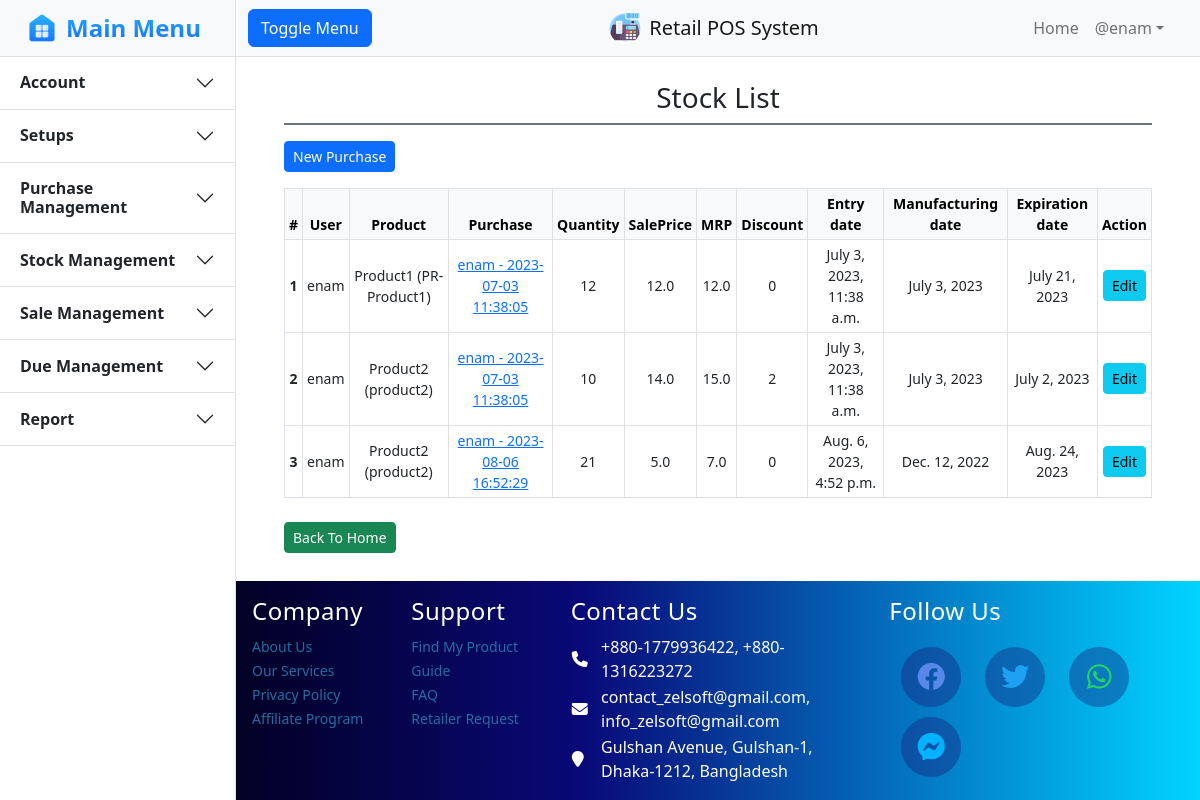
Page /stock/index/ (signed in) on the committed database.
### core/models.py (models this page shows, shortened)
class Stock(models.Model):
    user = models.ForeignKey(settings.AUTH_USER_MODEL, on_delete=models.SET_NULL, blank=True, null=True)
    product = models.ForeignKey(Product, on_delete=models.CASCADE)
    purchase = models.ForeignKey(Purchase, on_delete=models.SET_NULL, blank=True, null=True)
    purchasedetail = models.ForeignKey(PurchaseDetail, on_delete=models.SET_NULL, blank=True, null=True)
    quantity = models.IntegerField(default=0)
    sold = models.IntegerField(default=0)
    tradePrice = models.FloatField()
    salePrice = models.FloatField()
    mrp = models.FloatField()
    discount = models.IntegerField(default=0)
    entryDate = models.DateTimeField(null=True, blank=True)
    manufacturingDate = models.DateField(null=True, blank=True)
    expirationDate = models.DateField(null=True, blank=True)

class Product(models.Model):
    title = models.CharField(max_length=100)
    company = models.ForeignKey(Company, on_delete=models.SET_NULL, blank=True, null=True)
    productCode = models.CharField(max_length=100)
    category = models.ForeignKey(Category, on_delete=models.SET_NULL, blank=True, null=True)
    description = models.TextField()
    image = models.ImageField(upload_to='images/', blank=True, null=True)
    lowStockLimit = models.FloatField()
    unit = models.CharField(choices=Unit, max_length=20)
    def __str__(self):
        return f'{self.title} ({self.productCode})'

class Purchase(models.Model):
    user = models.ForeignKey(settings.AUTH_USER_MODEL, on_delete=models.PROTECT)
    company = models.ForeignKey(Company, on_delete=models.PROTECT)
    supplier = models.ForeignKey(Supplier, on_delete=models.PROTECT)
    invoice = models.CharField(max_length=100)
    totalPrice = models.FloatField()
    note = models.TextField(null=True, blank=True)
    entryDate = models.DateTimeField(null=True, blank=True)
    def __str__(self):
        return f'{self.user} - {self.entryDate.strftime("%Y-%m-%d %H:%M:%S")}'

### core/decorators.py (the view)
        def wrapper_func(request, *args, **kwargs):
            group = None
            if request.user.groups.exists():
                group = request.user.groups.all()[0].name
            else:
                return redirect("login")
            if group in allowed_roles:
                return view_func(request, *args, **kwargs)
            else:
                return HttpResponse("You are not authorized to access this page.!!")

### core/templates/stock/index.html (shortened to what this page needs)
{% extends 'core/base/base.html' %}
{% block body %}
    <section class="py-4 px-5">
		<div class="row">
			<div class="container col-sm-12">
                <div class="pb-2 d-flex justify-content-center align-items-center border-bottom border-secondary border-2">
					<h3 class="m-0 mx-2">Stock List</h3>
				</div>
				<div class="mt-3">
					<a class="btn btn-sm btn-primary" href="{% url 'createpurchase' %}">New Purchase</a>
				</div>
                <div class="mt-3">
                    <table class="table table-sm table-bordered table-hover align-middle text-center" style="font-size: 14px;">
                        <thead class="table-light">
                            <tr>
                                <th scope="col">#</th>
                                <th scope="col">User</th>
                                <th scope="col">Product</th>
                                <th scope="col">Purchase</th>
                                <th scope="col">Quantity</th>
                                <th scope="col">SalePrice</th>
                                <th scope="col">MRP</th>
                                <th scope="col">Discount</th>
                                <th scope="col">Entry date</th>
                                <th scope="col">Manufacturing date</th>
                                <th scope="col">Expiration date</th>
                                <th scope="col" class="text-center">Action</th>
                              </tr>
                        </thead>
                        <tbody>
                          {% for data in dataset %}
                            <tr>
                                <th scope="row">{{forloop.counter}}</th>
                                <td>{{data.user}}</td>
                                <td>{{data.product}}</td>
                                <td>
                                    {% if data.purchase != None %}
                                        <a class="" target="_blank" href="{% url 'editpurchase' data.purchase_id %}">{{data.purchase}}</a>
                                    {% endif %}
                                </td>
                                <td>{{data.quantity}}</td>
                                <td>{{data.salePrice}}</td>
                                <td>{{data.mrp}}</td>
                                <td>{{data.discount}}</td>
                                <td>{{data.entryDate}}</td>
                                <td>{{data.manufacturingDate}}</td>
                                <td>{{data.expirationDate}}</td>
								<td class="text-center">
									<a class="btn btn-sm btn-info" href="{% url 'editstock' data.id %}">Edit</a>
								</td>
                            </tr>
                          {% endfor %}
                        </tbody>
                    </table>
                </div>
                <div class="">
                    <div class="col-md-12 text-left pt-2">
                        <a class="btn btn-success btn-sm" href="/home/">Back To Home</a>
                    </div>
				</div>
			</div>
		</div>
	</section>
{% endblock %}

### core/templates/core/base/base.html (shortened to what this page needs)
{% load static %}
<!DOCTYPE html>
<html lang="en">
    <head>
        <link rel="stylesheet" href="https://cdnjs.cloudflare.com/ajax/libs/font-awesome/6.2.0/css/all.min.css" />
        <link rel="stylesheet" href="https://cdn.jsdelivr.net/npm/bootstrap-icons@1.9.1/font/bootstrap-icons.css">
        <link href="https://cdn.jsdelivr.net/npm/bootstrap@5.2.1/dist/css/bootstrap.min.css" rel="stylesheet">
        <link href="{% static 'core\css\base.css' %}" rel="stylesheet" />
    </head>
    <body>
        <div class="d-flex" id="wrapper">
            <div class="border-end bg-white" id="sidebar-wrapper">
                <div class="sidebar-heading bg-light" style="padding: 8px 0px;">
                    <a href="/" style="padding: 2px;" class="d-flex justify-content-center align-items-center mb-3 mb-md-0 me-md-auto text-dark text-decoration-none">
                        <img src="/static/core/images/home.png" alt="" width="32" height="32">
                        <span class="fs-4 fw-bold text-primary mx-2" height="40"
                            style="background: #27B0FF;
                            background: linear-gradient(to bottom, #27B0FF 0%, #187BFF 75%);
                            -webkit-background-clip: text;
                            -webkit-text-fill-color: transparent;">Main Menu</span>
                    </a>
                </div>
                <div class="accordion accordion-flush" id="accordionFlushExample" style="width: 235px;">
                    <div class="accordion-item">
                        <h2 class="accordion-header " id="flush-headingOne">
                            <button class="accordion-button fw-semibold collapsed" type="button" data-bs-toggle="collapse" data-bs-target="#flush-collapseOne" aria-expanded="false" aria-controls="flush-collapseOne">
                                Account
                            </button>
                        </h2>
                    </div>
                    <div class="accordion-item">
                        <h2 class="accordion-header" id="flush-headingTwo">
                            <button class="accordion-button fw-semibold collapsed" type="button" data-bs-toggle="collapse" data-bs-target="#flush-collapseTwo" aria-expanded="false" aria-controls="flush-collapseTwo">
                                Setups
                            </button>
                        </h2>
                    </div>
                    <div class="accordion-item">
                        <h2 class="accordion-header" id="flush-headingThree">
                            <button class="accordion-button fw-semibold collapsed" type="button" data-bs-toggle="collapse" data-bs-target="#flush-collapseThree" aria-expanded="false" aria-controls="flush-collapseThree">
                                Purchase Management
                            </button>
                        </h2>
                    </div>
                    <div class="accordion-item">
                        <h2 class="accordion-header" id="flush-headingStock">
                            <button class="accordion-button fw-semibold collapsed" type="button" data-bs-toggle="collapse" data-bs-target="#flush-collapseStock" aria-expanded="false" aria-controls="flush-collapseStock">
                                Stock Management
                            </button>
                        </h2>
                    </div>
                    <div class="accordion-item">
                        <h2 class="accordion-header" id="flush-headingFour">
                            <button class="accordion-button fw-semibold collapsed" type="button" data-bs-toggle="collapse" data-bs-target="#flush-collapseFour" aria-expanded="false" aria-controls="flush-collapseFour">
                                Sale Management
                            </button>
                        </h2>
                    </div>
                    <div class="accordion-item">
                        <h2 class="accordion-header" id="flush-headingFive">
                            <button class="accordion-button fw-semibold collapsed" type="button" data-bs-toggle="collapse" data-bs-target="#flush-collapseFive" aria-expanded="false" aria-controls="flush-collapseFive">
                                Due Management
                            </button>
                        </h2>
                    </div>
                    <div class="accordion-item">
                        <h2 class="accordion-header" id="flush-headingSix">
                            <button class="accordion-button fw-semibold collapsed" type="button" data-bs-toggle="collapse" data-bs-target="#flush-collapseSix" aria-expanded="false" aria-controls="flush-collapseSix">
                                Report
                            </button>
                        </h2>
                    </div>
                </div>
            </div>
            <div id="page-content-wrapper" style="min-height: 100vh; margin:0; display:flex; flex-direction:column;">
                <nav class="navbar navbar-expand-lg navbar-light bg-light border-bottom">
                    <div class="container-fluid">
                        <div class="col-4">
                            <button class="btn btn-primary" id="sidebarToggle">Toggle Menu</button>
                        </div>
                        <div class="col-4 d-flex justify-content-center align-items-center text-center">
                            <img src="/static/core/images/pos1.png" alt="" width="32" height="32">
                            <a class="navbar-brand mx-2" href="/home/">Retail POS System</a>
                        </div>
                        <div class="col-4 collapse navbar-collapse" id="navbarSupportedContent">
                            <ul class="navbar-nav ms-auto me-3 mt-2 mt-lg-0">
                                <li class="nav-item active"><a class="nav-link" href="/home/">Home</a></li>
                                {% if user.is_authenticated %}
                                    <li class="nav-item dropdown">
                                        <a class="nav-link dropdown-toggle" id="navbarDropdown" href="#" role="button" data-bs-toggle="dropdown" aria-haspopup="true" aria-expanded="false">@{{user.username}}</a>
                                    </li>
                                {% else %}
                                    <div class="d-flex justify-content-center ">
                                        <a class="btn btn-success mx-1" href="{% url 'login' %}">Log In</a>
                                    </div>
                                {% endif %}
                            </ul>
                        </div>
                    </div>
                </nav>
                <div class="" style="flex:1;">
                    {% block body %}{% endblock %}
                </div>
                <div class="" id="footer">
                    <footer class="" style="background: linear-gradient(90deg, rgba(2,0,36,1) 0%, rgba(9,9,121,1) 36%, rgba(0,212,255,1) 100%)!important;">
                        <div class="container text-white p-3 text-white">
                            <div class="row">
                                <div class="foot col-lg-2 col-md-2 col-sm-6">
                                    <h4>Company</h4>
                                    <ul class="list-unstyled">
                                        <li><a href="#">About Us</a></li>
                                        <li><a href="#">Our Services</a></li>
                                        <li><a href="#">Privacy Policy</a></li>
                                        <li><a href="#">Affiliate Program</a></li>
                                    </ul>
                                </div>
                                <div class="foot col-lg-2 col-md-2 col-sm-6">
                                    <h4>Support</h4>
                                    <ul class="list-unstyled">
                                        <li><a href="#">Find My Product</a></li>
                                        <li><a href="#">Guide</a></li>
                                        <li><a href="#">FAQ</a></li>
                                        <li><a href="#">Retailer Request</a></li>
                                    </ul>
                                </div>
                                <div class="foot foot2 col-lg-4 col-md-2 col-sm-6">
                                    <h4>Contact Us</h4>
                                    <table border="0" class="pt-3">
                                        <tr>
                                            <th width="10%"><i class="fa fa-phone" aria-hidden="true"></i></th>
                                            <td> +880-1779936422, +880-1316223272</td>
                                        </tr>
                                        <tr>
                                            <th width="10%"><i class="fa fa-envelope" aria-hidden="true"></i></th>
                                            <td> contact_zelsoft@gmail.com, info_zelsoft@gmail.com</td>
                                        </tr>
                                        <tr>
                                            <th width="10%"><i class="fa fa-map-marker" aria-hidden="true"></i></th>
                                            <td> Gulshan Avenue, Gulshan-1, Dhaka-1212, Bangladesh</td>
                                        </tr>
                                    </table>
                                </div>
                                <div class="foot foot2 col-lg-4 col-md-4 col-sm-6">
                                    <h4>Follow Us</h4>
                                    <ul class="social-icons nav justify-content-right mt-3">
                                        <li class="nav-item"><a class="nav-link social link" href="#"><i class="fab fa-facebook fa-2x mt-2" style="color: #5787e9" aria-hidden="true"></i></a></li>
                                        <li class="nav-item"><a class="nav-link social link" href="#"><i class="fab fa-twitter fa-2x mt-2" style="color: #1DA1F2" aria-hidden="true"></i></a></li>
                                        <li class="nav-item"><a class="nav-link social link" href="#"><i class="fab fa-whatsapp fa-2x mt-2" style="color: #25D366" aria-hidden="true"></i></a></li>
                                        <li class="nav-item"><a class="nav-link social link" href="#"><i class="fab fa-facebook-messenger fa-2x mt-2" style="color: #00B2FF" aria-hidden="true"></i></a></li>
                                    </ul>
                                </div>
                            </div>
                        </div>
                    </footer>
                </div>
            </div>
        </div>
    </body>
</html>

### rows in the picture
Stock: user "enam", product "Product1 (PR-Product1)", purchase "enam - 2023-07-03 11:38:05", quantity "12", salePrice "12.0", mrp "12.0", discount "0", entryDate "July 3, 2023, 11:38 a.m.", manufacturingDate "July 3, 2023", expirationDate "July 21, 2023"
Stock: user "enam", product "Product2 (product2)", purchase "enam - 2023-07-03 11:38:05", quantity "10", salePrice "14.0", mrp "15.0", discount "2", entryDate "July 3, 2023, 11:38 a.m.", manufacturingDate "July 3, 2023", expirationDate "July 2, 2023"
Stock: user "enam", product "Product2 (product2)", purchase "enam - 2023-08-06 16:52:29", quantity "21", salePrice "5.0", mrp "7.0", discount "0", entryDate "Aug. 6, 2023, 4:52 p.m.", manufacturingDate "Dec. 12, 2022", expirationDate "Aug. 24, 2023"

### other values in the picture
{{ user.username }} "enam"
